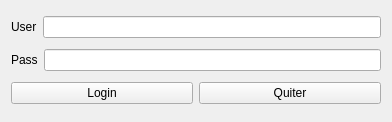
<?xml version="1.0" encoding="UTF-8"?>
<ui version="4.0">
 <class>Window_login</class>
 <widget class="QWidget" name="Window_login">
  <property name="geometry">
   <rect>
    <x>0</x>
    <y>0</y>
    <width>392</width>
    <height>122</height>
   </rect>
  </property>
  <property name="windowTitle">
   <string>Login</string>
  </property>
  <property name="layoutDirection">
   <enum>Qt::LeftToRight</enum>
  </property>
  <property name="locale">
   <locale language="Arabic" country="Algeria"/>
  </property>
  <layout class="QVBoxLayout" name="verticalLayout">
   <item>
    <layout class="QHBoxLayout" name="horizontalLayout">
     <item>
      <widget class="QLabel" name="label">
       <property name="text">
        <string>User</string>
       </property>
      </widget>
     </item>
     <item>
      <widget class="QLineEdit" name="txt_user"/>
     </item>
    </layout>
   </item>
   <item>
    <layout class="QHBoxLayout" name="horizontalLayout_2">
     <item>
      <widget class="QLabel" name="label_2">
       <property name="text">
        <string>Pass</string>
       </property>
      </widget>
     </item>
     <item>
      <widget class="QLineEdit" name="txt_pass"/>
     </item>
    </layout>
   </item>
   <item>
    <layout class="QHBoxLayout" name="horizontalLayout_3">
     <item>
      <widget class="QPushButton" name="btn_login">
       <property name="text">
        <string>Login</string>
       </property>
      </widget>
     </item>
     <item>
      <widget class="QPushButton" name="btn_close">
       <property name="text">
        <string>Quiter</string>
       </property>
      </widget>
     </item>
    </layout>
   </item>
  </layout>
 </widget>
 <resources/>
 <connections/>
</ui>
